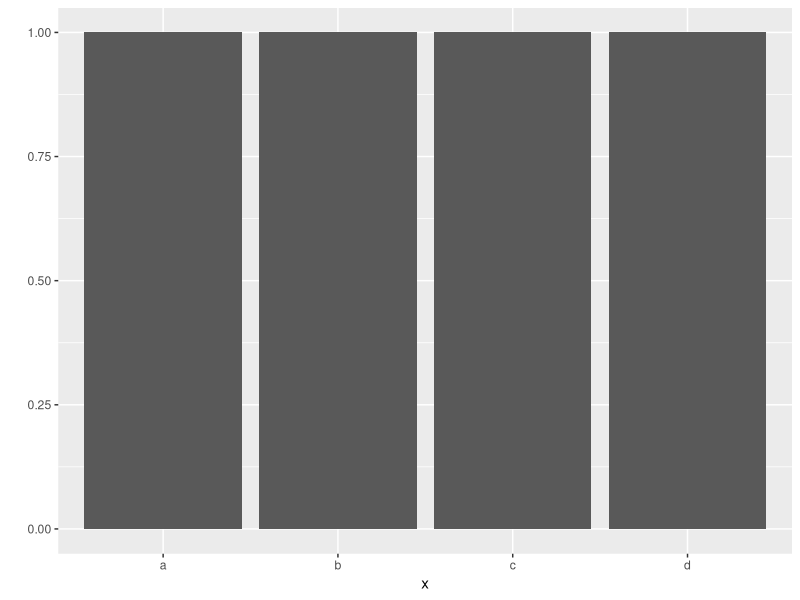
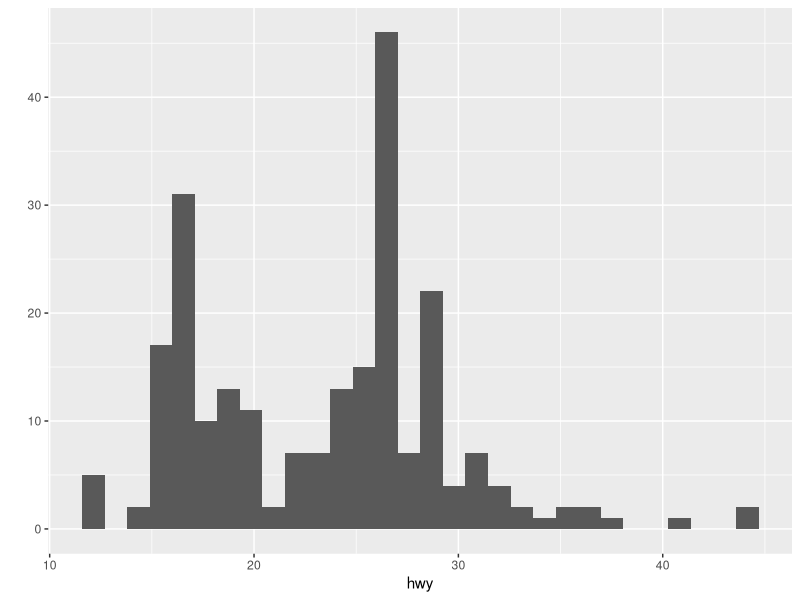
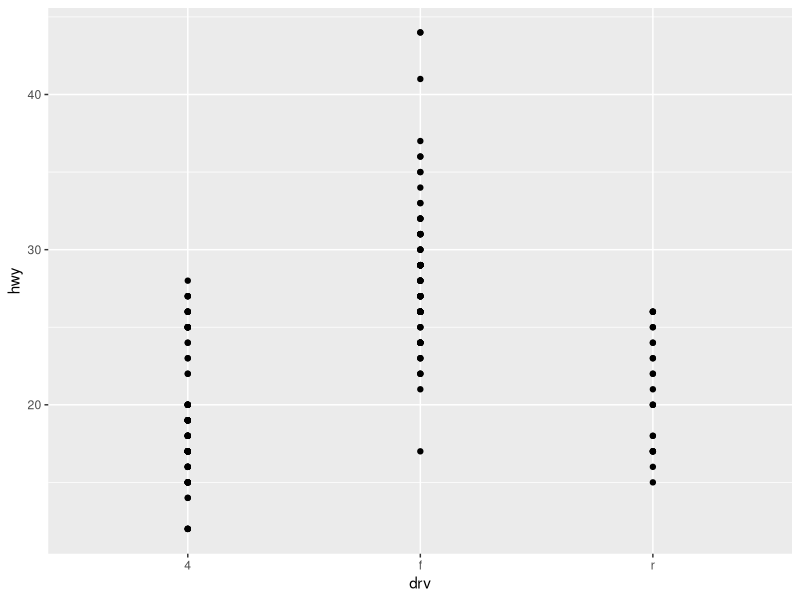
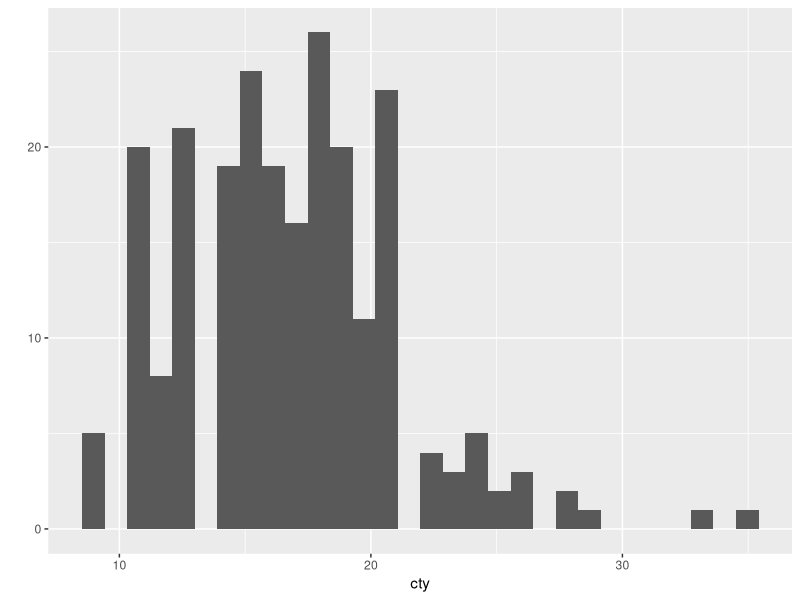
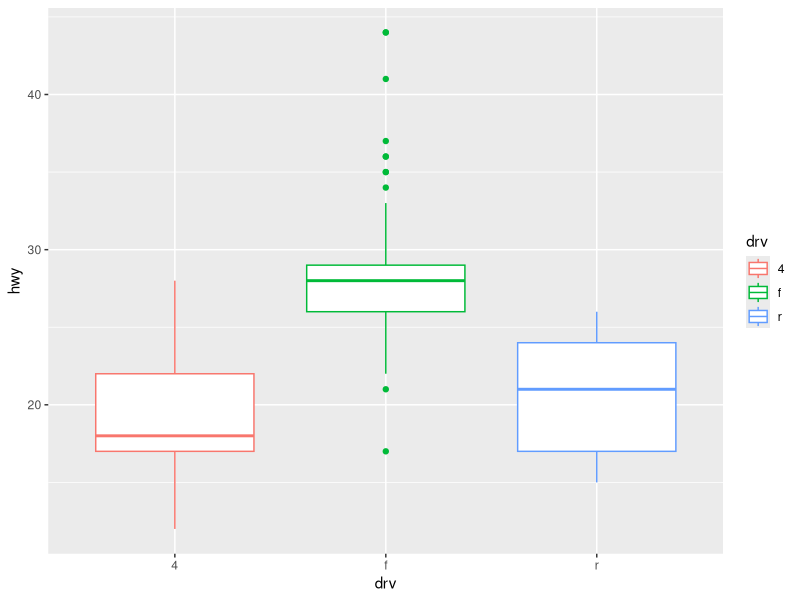

These charts were generated, in order, by the following R code:
install.packages("ggplot2")
library(ggplot2)
x <- c("a", "b", "c", "d")
x
qplot(x)
qplot(data=mpg, x = hwy)
qplot(data=mpg, x=drv, y=hwy)
qplot(data=mpg, x =cty)
qplot(data=mpg, x =drv, y=hwy, geom="boxplot", colour=drv)